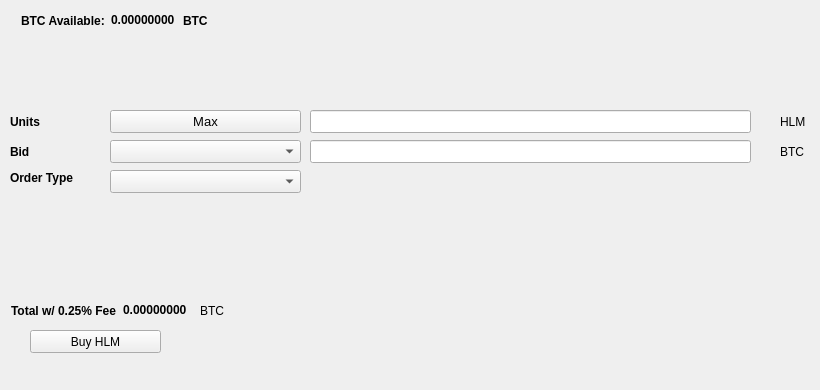
   <widget class="QWidget" name="BuyTab">
    <attribute name="title">
     <string>Buy</string>
    </attribute>
    <widget class="QPushButton" name="BuyHLM">
     <property name="geometry">
      <rect>
       <x>30</x>
       <y>330</y>
       <width>131</width>
       <height>23</height>
      </rect>
     </property>
     <property name="text">
      <string>Buy HLM</string>
     </property>
     <property name="icon">
      <iconset resource="../helium.qrc">
       <normaloff>:/icons/bitcoin</normaloff>:/icons/bitcoin</iconset>
     </property>
    </widget>
    <widget class="QLabel" name="label_3">
     <property name="geometry">
      <rect>
       <x>10</x>
       <y>110</y>
       <width>46</width>
       <height>23</height>
      </rect>
     </property>
     <property name="font">
      <font>
       <weight>75</weight>
       <bold>true</bold>
      </font>
     </property>
     <property name="text">
      <string>Units</string>
     </property>
    </widget>
    <widget class="QLineEdit" name="UnitsInput">
     <property name="geometry">
      <rect>
       <x>310</x>
       <y>110</y>
       <width>441</width>
       <height>23</height>
      </rect>
     </property>
     <property name="font">
      <font>
       <pointsize>9</pointsize>
       <weight>75</weight>
       <bold>true</bold>
      </font>
     </property>
    </widget>
    <widget class="QLineEdit" name="BuyBidPriceEdit">
     <property name="geometry">
      <rect>
       <x>310</x>
       <y>140</y>
       <width>441</width>
       <height>23</height>
      </rect>
     </property>
     <property name="font">
      <font>
       <pointsize>9</pointsize>
       <weight>75</weight>
       <bold>true</bold>
      </font>
     </property>
    </widget>
    <widget class="QLabel" name="label_4">
     <property name="geometry">
      <rect>
       <x>780</x>
       <y>110</y>
       <width>31</width>
       <height>23</height>
      </rect>
     </property>
     <property name="text">
      <string>HLM</string>
     </property>
    </widget>
    <widget class="QLabel" name="label_5">
     <property name="geometry">
      <rect>
       <x>780</x>
       <y>140</y>
       <width>31</width>
       <height>23</height>
      </rect>
     </property>
     <property name="text">
      <string>BTC</string>
     </property>
    </widget>
    <widget class="QLabel" name="label_6">
     <property name="geometry">
      <rect>
       <x>10</x>
       <y>140</y>
       <width>46</width>
       <height>23</height>
      </rect>
     </property>
     <property name="font">
      <font>
       <weight>75</weight>
       <bold>true</bold>
      </font>
     </property>
     <property name="text">
      <string>Bid</string>
     </property>
    </widget>
    <widget class="QLabel" name="label_7">
     <property name="geometry">
      <rect>
       <x>10</x>
       <y>170</y>
       <width>91</width>
       <height>16</height>
      </rect>
     </property>
     <property name="font">
      <font>
       <weight>75</weight>
       <bold>true</bold>
      </font>
     </property>
     <property name="text">
      <string>Order Type</string>
     </property>
    </widget>
    <widget class="QPushButton" name="Buy_Max_Amount">
     <property name="geometry">
      <rect>
       <x>110</x>
       <y>110</y>
       <width>191</width>
       <height>23</height>
      </rect>
     </property>
     <property name="font">
      <font>
       <pointsize>10</pointsize>
      </font>
     </property>
     <property name="text">
      <string>Max</string>
     </property>
    </widget>
    <widget class="QComboBox" name="BuyBidcomboBox">
     <property name="geometry">
      <rect>
       <x>110</x>
       <y>140</y>
       <width>191</width>
       <height>23</height>
      </rect>
     </property>
     <property name="font">
      <font>
       <pointsize>10</pointsize>
      </font>
     </property>
    </widget>
    <widget class="QComboBox" name="buyOrdertypeCombo">
     <property name="geometry">
      <rect>
       <x>110</x>
       <y>170</y>
       <width>191</width>
       <height>23</height>
      </rect>
     </property>
     <property name="font">
      <font>
       <pointsize>10</pointsize>
      </font>
     </property>
    </widget>
    <widget class="QWidget" name="layoutWidget1">
     <property name="geometry">
      <rect>
       <x>21</x>
       <y>11</y>
       <width>227</width>
       <height>19</height>
      </rect>
     </property>
     <layout class="QHBoxLayout" name="horizontalLayout_3">
      <item>
       <widget class="QLabel" name="label232">
        <property name="font">
         <font>
          <weight>75</weight>
          <bold>true</bold>
         </font>
        </property>
        <property name="text">
         <string>BTC Available:</string>
        </property>
       </widget>
      </item>
      <item>
       <widget class="QLabel" name="BtcAvailableLbl">
        <property name="palette">
         <palette>
          <active>
           <colorrole role="WindowText">
            <brush brushstyle="SolidPattern">
             <color alpha="255">
              <red>0</red>
              <green>0</green>
              <blue>0</blue>
             </color>
            </brush>
           </colorrole>
           <colorrole role="Button">
            <brush brushstyle="SolidPattern">
             <color alpha="255">
              <red>0</red>
              <green>170</green>
              <blue>0</blue>
             </color>
            </brush>
           </colorrole>
           <colorrole role="Light">
            <brush brushstyle="SolidPattern">
             <color alpha="255">
              <red>0</red>
              <green>255</green>
              <blue>0</blue>
             </color>
            </brush>
           </colorrole>
           <colorrole role="Midlight">
            <brush brushstyle="SolidPattern">
             <color alpha="255">
              <red>0</red>
              <green>212</green>
              <blue>0</blue>
             </color>
            </brush>
           </colorrole>
           <colorrole role="Dark">
            <brush brushstyle="SolidPattern">
             <color alpha="255">
              <red>0</red>
              <green>85</green>
              <blue>0</blue>
             </color>
            </brush>
           </colorrole>
           <colorrole role="Mid">
            <brush brushstyle="SolidPattern">
             <color alpha="255">
              <red>0</red>
              <green>113</green>
              <blue>0</blue>
             </color>
            </brush>
           </colorrole>
           <colorrole role="Text">
            <brush brushstyle="SolidPattern">
             <color alpha="255">
              <red>0</red>
              <green>170</green>
              <blue>0</blue>
             </color>
            </brush>
           </colorrole>
           <colorrole role="BrightText">
            <brush brushstyle="SolidPattern">
             <color alpha="255">
              <red>255</red>
              <green>255</green>
              <blue>255</blue>
             </color>
            </brush>
           </colorrole>
           <colorrole role="ButtonText">
            <brush brushstyle="SolidPattern">
             <color alpha="255">
              <red>0</red>
              <green>0</green>
              <blue>0</blue>
             </color>
            </brush>
           </colorrole>
           <colorrole role="Base">
            <brush brushstyle="SolidPattern">
             <color alpha="255">
              <red>255</red>
              <green>255</green>
              <blue>255</blue>
             </color>
            </brush>
           </colorrole>
           <colorrole role="Window">
            <brush brushstyle="SolidPattern">
             <color alpha="255">
              <red>0</red>
              <green>170</green>
              <blue>0</blue>
             </color>
            </brush>
           </colorrole>
           <colorrole role="Shadow">
            <brush brushstyle="SolidPattern">
             <color alpha="255">
              <red>0</red>
              <green>0</green>
              <blue>0</blue>
             </color>
            </brush>
           </colorrole>
           <colorrole role="AlternateBase">
            <brush brushstyle="SolidPattern">
             <color alpha="255">
              <red>127</red>
              <green>212</green>
              <blue>127</blue>
             </color>
            </brush>
           </colorrole>
           <colorrole role="ToolTipBase">
            <brush brushstyle="SolidPattern">
             <color alpha="255">
              <red>255</red>
              <green>255</green>
              <blue>220</blue>
             </color>
            </brush>
           </colorrole>
           <colorrole role="ToolTipText">
            <brush brushstyle="SolidPattern">
             <color alpha="255">
              <red>0</red>
              <green>0</green>
              <blue>0</blue>
             </color>
            </brush>
           </colorrole>
          </active>
          <inactive>
           <colorrole role="WindowText">
            <brush brushstyle="SolidPattern">
             <color alpha="255">
              <red>0</red>
              <green>0</green>
              <blue>0</blue>
             </color>
            </brush>
           </colorrole>
           <colorrole role="Button">
            <brush brushstyle="SolidPattern">
             <color alpha="255">
              <red>0</red>
              <green>170</green>
              <blue>0</blue>
             </color>
            </brush>
           </colorrole>
           <colorrole role="Light">
            <brush brushstyle="SolidPattern">
             <color alpha="255">
              <red>0</red>
              <green>255</green>
              <blue>0</blue>
             </color>
            </brush>
           </colorrole>
           <colorrole role="Midlight">
            <brush brushstyle="SolidPattern">
             <color alpha="255">
              <red>0</red>
              <green>212</green>
              <blue>0</blue>
             </color>
            </brush>
           </colorrole>
           <colorrole role="Dark">
            <brush brushstyle="SolidPattern">
             <color alpha="255">
              <red>0</red>
              <green>85</green>
              <blue>0</blue>
             </color>
            </brush>
           </colorrole>
           <colorrole role="Mid">
            <brush brushstyle="SolidPattern">
             <color alpha="255">
              <red>0</red>
              <green>113</green>
              <blue>0</blue>
             </color>
            </brush>
           </colorrole>
           <colorrole role="Text">
            <brush brushstyle="SolidPattern">
             <color alpha="255">
              <red>0</red>
              <green>170</green>
              <blue>0</blue>
             </color>
            </brush>
           </colorrole>
           <colorrole role="BrightText">
            <brush brushstyle="SolidPattern">
             <color alpha="255">
              <red>255</red>
              <green>255</green>
              <blue>255</blue>
             </color>
            </brush>
           </colorrole>
           <colorrole role="ButtonText">
            <brush brushstyle="SolidPattern">
             <color alpha="255">
              <red>0</red>
              <green>0</green>
              <blue>0</blue>
             </color>
            </brush>
           </colorrole>
           <colorrole role="Base">
            <brush brushstyle="SolidPattern">
             <color alpha="255">
              <red>255</red>
              <green>255</green>
              <blue>255</blue>
             </color>
            </brush>
           </colorrole>
           <colorrole role="Window">
            <brush brushstyle="SolidPattern">
             <color alpha="255">
              <red>0</red>
              <green>170</green>
              <blue>0</blue>
             </color>
            </brush>
           </colorrole>
           <colorrole role="Shadow">
            <brush brushstyle="SolidPattern">
             <color alpha="255">
              <red>0</red>
              <green>0</green>
              <blue>0</blue>
             </color>
            </brush>
           </colorrole>
           <colorrole role="AlternateBase">
            <brush brushstyle="SolidPattern">
             <color alpha="255">
              <red>127</red>
              <green>212</green>
              <blue>127</blue>
             </color>
            </brush>
           </colorrole>
           <colorrole role="ToolTipBase">
            <brush brushstyle="SolidPattern">
             <color alpha="255">
              <red>255</red>
              <green>255</green>
              <blue>220</blue>
             </color>
            </brush>
           </colorrole>
           <colorrole role="ToolTipText">
            <brush brushstyle="SolidPattern">
             <color alpha="255">
              <red>0</red>
              <green>0</green>
              <blue>0</blue>
             </color>
            </brush>
           </colorrole>
          </inactive>
          <disabled>
           <colorrole role="WindowText">
            <brush brushstyle="SolidPattern">
             <color alpha="255">
              <red>0</red>
              <green>85</green>
              <blue>0</blue>
             </color>
            </brush>
           </colorrole>
           <colorrole role="Button">
            <brush brushstyle="SolidPattern">
             <color alpha="255">
              <red>0</red>
              <green>170</green>
              <blue>0</blue>
             </color>
            </brush>
           </colorrole>
           <colorrole role="Light">
            <brush brushstyle="SolidPattern">
             <color alpha="255">
              <red>0</red>
              <green>255</green>
              <blue>0</blue>
             </color>
            </brush>
           </colorrole>
           <colorrole role="Midlight">
            <brush brushstyle="SolidPattern">
             <color alpha="255">
              <red>0</red>
              <green>212</green>
              <blue>0</blue>
             </color>
            </brush>
           </colorrole>
           <colorrole role="Dark">
            <brush brushstyle="SolidPattern">
             <color alpha="255">
              <red>0</red>
              <green>85</green>
              <blue>0</blue>
             </color>
            </brush>
           </colorrole>
           <colorrole role="Mid">
            <brush brushstyle="SolidPattern">
             <color alpha="255">
              <red>0</red>
              <green>113</green>
              <blue>0</blue>
             </color>
            </brush>
           </colorrole>
           <colorrole role="Text">
            <brush brushstyle="SolidPattern">
             <color alpha="255">
              <red>0</red>
              <green>85</green>
              <blue>0</blue>
             </color>
            </brush>
           </colorrole>
           <colorrole role="BrightText">
            <brush brushstyle="SolidPattern">
             <color alpha="255">
              <red>255</red>
              <green>255</green>
              <blue>255</blue>
             </color>
            </brush>
           </colorrole>
           <colorrole role="ButtonText">
            <brush brushstyle="SolidPattern">
             <color alpha="255">
              <red>0</red>
              <green>85</green>
              <blue>0</blue>
             </color>
            </brush>
           </colorrole>
           <colorrole role="Base">
            <brush brushstyle="SolidPattern">
             <color alpha="255">
              <red>0</red>
              <green>170</green>
              <blue>0</blue>
             </color>
            </brush>
           </colorrole>
           <colorrole role="Window">
            <brush brushstyle="SolidPattern">
             <color alpha="255">
              <red>0</red>
              <green>170</green>
              <blue>0</blue>
             </color>
            </brush>
           </colorrole>
           <colorrole role="Shadow">
            <brush brushstyle="SolidPattern">
             <color alpha="255">
              <red>0</red>
              <green>0</green>
              <blue>0</blue>
             </color>
            </brush>
           </colorrole>
           <colorrole role="AlternateBase">
            <brush brushstyle="SolidPattern">
             <color alpha="255">
              <red>0</red>
              <green>170</green>
              <blue>0</blue>
             </color>
            </brush>
           </colorrole>
           <colorrole role="ToolTipBase">
            <brush brushstyle="SolidPattern">
             <color alpha="255">
              <red>255</red>
              <green>255</green>
              <blue>220</blue>
             </color>
            </brush>
           </colorrole>
           <colorrole role="ToolTipText">
            <brush brushstyle="SolidPattern">
             <color alpha="255">
              <red>0</red>
              <green>0</green>
              <blue>0</blue>
             </color>
            </brush>
           </colorrole>
          </disabled>
         </palette>
        </property>
        <property name="font">
         <font>
          <weight>75</weight>
          <bold>true</bold>
         </font>
        </property>
        <property name="text">
         <string>0.00000000</string>
        </property>
        <property name="textInteractionFlags">
         <set>Qt::LinksAccessibleByMouse|Qt::TextSelectableByKeyboard|Qt::TextSelectableByMouse</set>
        </property>
       </widget>
      </item>
      <item>
       <widget class="QLabel" name="BtcAvailableLbl_2">
        <property name="font">
         <font>
          <weight>75</weight>
          <bold>true</bold>
         </font>
        </property>
        <property name="text">
         <string>BTC</string>
        </property>
       </widget>
      </item>
     </layout>
    </widget>
    <widget class="QWidget" name="layoutWidge2">
     <property name="geometry">
      <rect>
       <x>11</x>
       <y>301</y>
       <width>259</width>
       <height>19</height>
      </rect>
     </property>
     <layout class="QHBoxLayout" name="horizontalLayout_4">
      <item>
       <widget class="QLabel" name="label_9">
        <property name="font">
         <font>
          <weight>75</weight>
          <bold>true</bold>
         </font>
        </property>
        <property name="text">
         <string>Total w/ 0.25% Fee</string>
        </property>
       </widget>
      </item>
      <item>
       <widget class="QLabel" name="BuyCostLabel">
        <property name="palette">
         <palette>
          <active>
           <colorrole role="WindowText">
            <brush brushstyle="SolidPattern">
             <color alpha="255">
              <red>0</red>
              <green>0</green>
              <blue>0</blue>
             </color>
            </brush>
           </colorrole>
           <colorrole role="Button">
            <brush brushstyle="SolidPattern">
             <color alpha="255">
              <red>0</red>
              <green>170</green>
              <blue>0</blue>
             </color>
            </brush>
           </colorrole>
           <colorrole role="Light">
            <brush brushstyle="SolidPattern">
             <color alpha="255">
              <red>0</red>
              <green>255</green>
              <blue>0</blue>
             </color>
            </brush>
           </colorrole>
           <colorrole role="Midlight">
            <brush brushstyle="SolidPattern">
             <color alpha="255">
              <red>0</red>
              <green>212</green>
              <blue>0</blue>
             </color>
            </brush>
           </colorrole>
           <colorrole role="Dark">
            <brush brushstyle="SolidPattern">
             <color alpha="255">
              <red>0</red>
              <green>85</green>
              <blue>0</blue>
             </color>
            </brush>
           </colorrole>
           <colorrole role="Mid">
            <brush brushstyle="SolidPattern">
             <color alpha="255">
              <red>0</red>
              <green>113</green>
              <blue>0</blue>
             </color>
            </brush>
           </colorrole>
           <colorrole role="Text">
            <brush brushstyle="SolidPattern">
             <color alpha="255">
              <red>0</red>
              <green>170</green>
              <blue>0</blue>
             </color>
            </brush>
           </colorrole>
           <colorrole role="BrightText">
            <brush brushstyle="SolidPattern">
             <color alpha="255">
              <red>255</red>
              <green>255</green>
              <blue>255</blue>
             </color>
            </brush>
           </colorrole>
           <colorrole role="ButtonText">
            <brush brushstyle="SolidPattern">
             <color alpha="255">
              <red>0</red>
              <green>0</green>
              <blue>0</blue>
             </color>
            </brush>
           </colorrole>
           <colorrole role="Base">
            <brush brushstyle="SolidPattern">
             <color alpha="255">
              <red>255</red>
              <green>255</green>
              <blue>255</blue>
             </color>
            </brush>
           </colorrole>
           <colorrole role="Window">
            <brush brushstyle="SolidPattern">
             <color alpha="255">
              <red>0</red>
              <green>170</green>
              <blue>0</blue>
             </color>
            </brush>
           </colorrole>
           <colorrole role="Shadow">
            <brush brushstyle="SolidPattern">
             <color alpha="255">
              <red>0</red>
              <green>0</green>
              <blue>0</blue>
             </color>
            </brush>
           </colorrole>
           <colorrole role="AlternateBase">
            <brush brushstyle="SolidPattern">
             <color alpha="255">
              <red>127</red>
              <green>212</green>
              <blue>127</blue>
             </color>
            </brush>
           </colorrole>
           <colorrole role="ToolTipBase">
            <brush brushstyle="SolidPattern">
             <color alpha="255">
              <red>255</red>
              <green>255</green>
              <blue>220</blue>
             </color>
            </brush>
           </colorrole>
           <colorrole role="ToolTipText">
            <brush brushstyle="SolidPattern">
             <color alpha="255">
              <red>0</red>
              <green>0</green>
              <blue>0</blue>
             </color>
            </brush>
           </colorrole>
          </active>
          <inactive>
           <colorrole role="WindowText">
            <brush brushstyle="SolidPattern">
             <color alpha="255">
              <red>0</red>
              <green>0</green>
              <blue>0</blue>
             </color>
            </brush>
           </colorrole>
           <colorrole role="Button">
            <brush brushstyle="SolidPattern">
             <color alpha="255">
              <red>0</red>
              <green>170</green>
              <blue>0</blue>
             </color>
            </brush>
           </colorrole>
           <colorrole role="Light">
            <brush brushstyle="SolidPattern">
             <color alpha="255">
              <red>0</red>
              <green>255</green>
              <blue>0</blue>
             </color>
            </brush>
           </colorrole>
           <colorrole role="Midlight">
            <brush brushstyle="SolidPattern">
             <color alpha="255">
              <red>0</red>
              <green>212</green>
              <blue>0</blue>
             </color>
            </brush>
           </colorrole>
           <colorrole role="Dark">
            <brush brushstyle="SolidPattern">
             <color alpha="255">
              <red>0</red>
              <green>85</green>
              <blue>0</blue>
             </color>
            </brush>
           </colorrole>
           <colorrole role="Mid">
            <brush brushstyle="SolidPattern">
             <color alpha="255">
              <red>0</red>
              <green>113</green>
              <blue>0</blue>
             </color>
            </brush>
           </colorrole>
           <colorrole role="Text">
            <brush brushstyle="SolidPattern">
             <color alpha="255">
              <red>0</red>
              <green>170</green>
              <blue>0</blue>
             </color>
            </brush>
           </colorrole>
           <colorrole role="BrightText">
            <brush brushstyle="SolidPattern">
             <color alpha="255">
              <red>255</red>
              <green>255</green>
              <blue>255</blue>
             </color>
            </brush>
           </colorrole>
           <colorrole role="ButtonText">
            <brush brushstyle="SolidPattern">
             <color alpha="255">
              <red>0</red>
              <green>0</green>
              <blue>0</blue>
             </color>
            </brush>
           </colorrole>
           <colorrole role="Base">
            <brush brushstyle="SolidPattern">
             <color alpha="255">
              <red>255</red>
              <green>255</green>
              <blue>255</blue>
             </color>
            </brush>
           </colorrole>
           <colorrole role="Window">
            <brush brushstyle="SolidPattern">
             <color alpha="255">
              <red>0</red>
              <green>170</green>
              <blue>0</blue>
             </color>
            </brush>
           </colorrole>
           <colorrole role="Shadow">
            <brush brushstyle="SolidPattern">
             <color alpha="255">
              <red>0</red>
              <green>0</green>
              <blue>0</blue>
             </color>
            </brush>
           </colorrole>
           <colorrole role="AlternateBase">
            <brush brushstyle="SolidPattern">
             <color alpha="255">
              <red>127</red>
              <green>212</green>
              <blue>127</blue>
             </color>
            </brush>
           </colorrole>
           <colorrole role="ToolTipBase">
            <brush brushstyle="SolidPattern">
             <color alpha="255">
              <red>255</red>
              <green>255</green>
              <blue>220</blue>
             </color>
            </brush>
           </colorrole>
           <colorrole role="ToolTipText">
            <brush brushstyle="SolidPattern">
             <color alpha="255">
              <red>0</red>
              <green>0</green>
              <blue>0</blue>
             </color>
            </brush>
           </colorrole>
          </inactive>
          <disabled>
           <colorrole role="WindowText">
            <brush brushstyle="SolidPattern">
             <color alpha="255">
              <red>0</red>
              <green>85</green>
              <blue>0</blue>
             </color>
            </brush>
           </colorrole>
           <colorrole role="Button">
            <brush brushstyle="SolidPattern">
             <color alpha="255">
              <red>0</red>
              <green>170</green>
              <blue>0</blue>
             </color>
            </brush>
           </colorrole>
           <colorrole role="Light">
            <brush brushstyle="SolidPattern">
             <color alpha="255">
              <red>0</red>
              <green>255</green>
              <blue>0</blue>
             </color>
            </brush>
           </colorrole>
           <colorrole role="Midlight">
            <brush brushstyle="SolidPattern">
             <color alpha="255">
              <red>0</red>
              <green>212</green>
              <blue>0</blue>
             </color>
            </brush>
           </colorrole>
           <colorrole role="Dark">
            <brush brushstyle="SolidPattern">
             <color alpha="255">
              <red>0</red>
              <green>85</green>
              <blue>0</blue>
             </color>
            </brush>
           </colorrole>
           <colorrole role="Mid">
            <brush brushstyle="SolidPattern">
             <color alpha="255">
              <red>0</red>
              <green>113</green>
              <blue>0</blue>
             </color>
            </brush>
           </colorrole>
           <colorrole role="Text">
            <brush brushstyle="SolidPattern">
             <color alpha="255">
              <red>0</red>
              <green>85</green>
              <blue>0</blue>
             </color>
            </brush>
           </colorrole>
           <colorrole role="BrightText">
            <brush brushstyle="SolidPattern">
             <color alpha="255">
              <red>255</red>
              <green>255</green>
              <blue>255</blue>
             </color>
            </brush>
           </colorrole>
           <colorrole role="ButtonText">
            <brush brushstyle="SolidPattern">
             <color alpha="255">
              <red>0</red>
              <green>85</green>
              <blue>0</blue>
             </color>
            </brush>
           </colorrole>
           <colorrole role="Base">
            <brush brushstyle="SolidPattern">
             <color alpha="255">
              <red>0</red>
              <green>170</green>
              <blue>0</blue>
             </color>
            </brush>
           </colorrole>
           <colorrole role="Window">
            <brush brushstyle="SolidPattern">
             <color alpha="255">
              <red>0</red>
              <green>170</green>
              <blue>0</blue>
             </color>
            </brush>
           </colorrole>
           <colorrole role="Shadow">
            <brush brushstyle="SolidPattern">
             <color alpha="255">
              <red>0</red>
              <green>0</green>
              <blue>0</blue>
             </color>
            </brush>
           </colorrole>
           <colorrole role="AlternateBase">
            <brush brushstyle="SolidPattern">
             <color alpha="255">
              <red>0</red>
              <green>170</green>
              <blue>0</blue>
             </color>
            </brush>
           </colorrole>
           <colorrole role="ToolTipBase">
            <brush brushstyle="SolidPattern">
             <color alpha="255">
              <red>255</red>
              <green>255</green>
              <blue>220</blue>
             </color>
            </brush>
           </colorrole>
           <colorrole role="ToolTipText">
            <brush brushstyle="SolidPattern">
             <color alpha="255">
              <red>0</red>
              <green>0</green>
              <blue>0</blue>
             </color>
            </brush>
           </colorrole>
          </disabled>
         </palette>
        </property>
        <property name="font">
         <font>
          <weight>75</weight>
          <bold>true</bold>
         </font>
        </property>
        <property name="autoFillBackground">
         <bool>false</bool>
        </property>
        <property name="text">
         <string>0.00000000</string>
        </property>
        <property name="textInteractionFlags">
         <set>Qt::LinksAccessibleByMouse|Qt::TextSelectableByMouse</set>
        </property>
       </widget>
      </item>
      <item>
       <widget class="QLabel" name="label_10">
        <property name="font">
         <font>
          <weight>50</weight>
          <bold>false</bold>
         </font>
        </property>
        <property name="text">
         <string>BTC</string>
        </property>
       </widget>
      </item>
     </layout>
    </widget>
    <widget class="QLabel" name="label_24">
     <property name="geometry">
      <rect>
       <x>460</x>
       <y>300</y>
       <width>281</width>
       <height>81</height>
      </rect>
     </property>
     <property name="text">
      <string/>
     </property>
     <property name="pixmap">
      <pixmap>:/images/bittrex</pixmap>
     </property>
    </widget>
   </widget>
